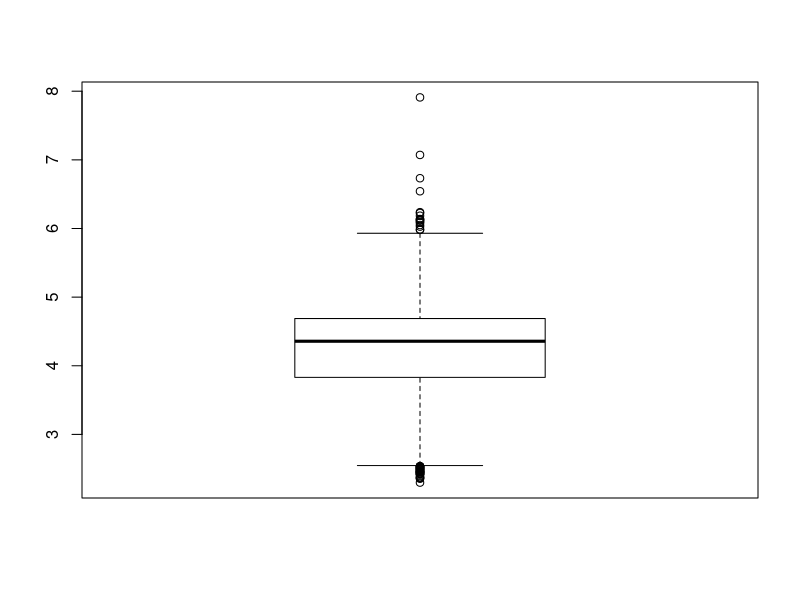

Source code (R):
setwd("E:/CHUG_reduction/MA/synthesis")
library(dplyr)
# Vertical box plot
df <- read.table("Roseo_gnmsize.tsv",sep="\t",header = T)
df <- df[-c(1:4),]
qdf <- df %>% filter(Completeness >= 90 & Contamination <= 5)
qdf$Msize <- as.numeric(qdf$estimated.size) / 1000000
boxplot(qdf$Msize, col = "white")

